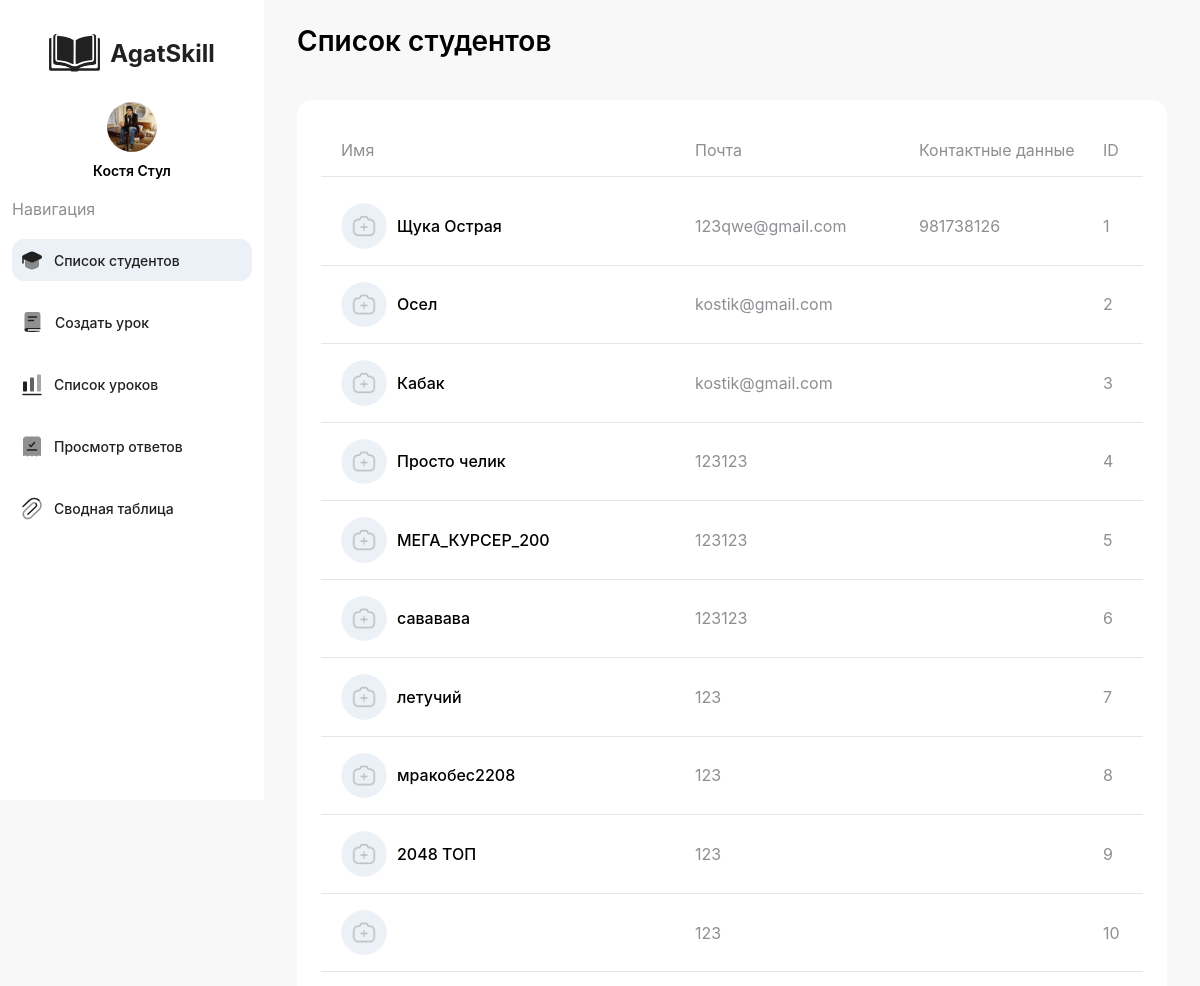
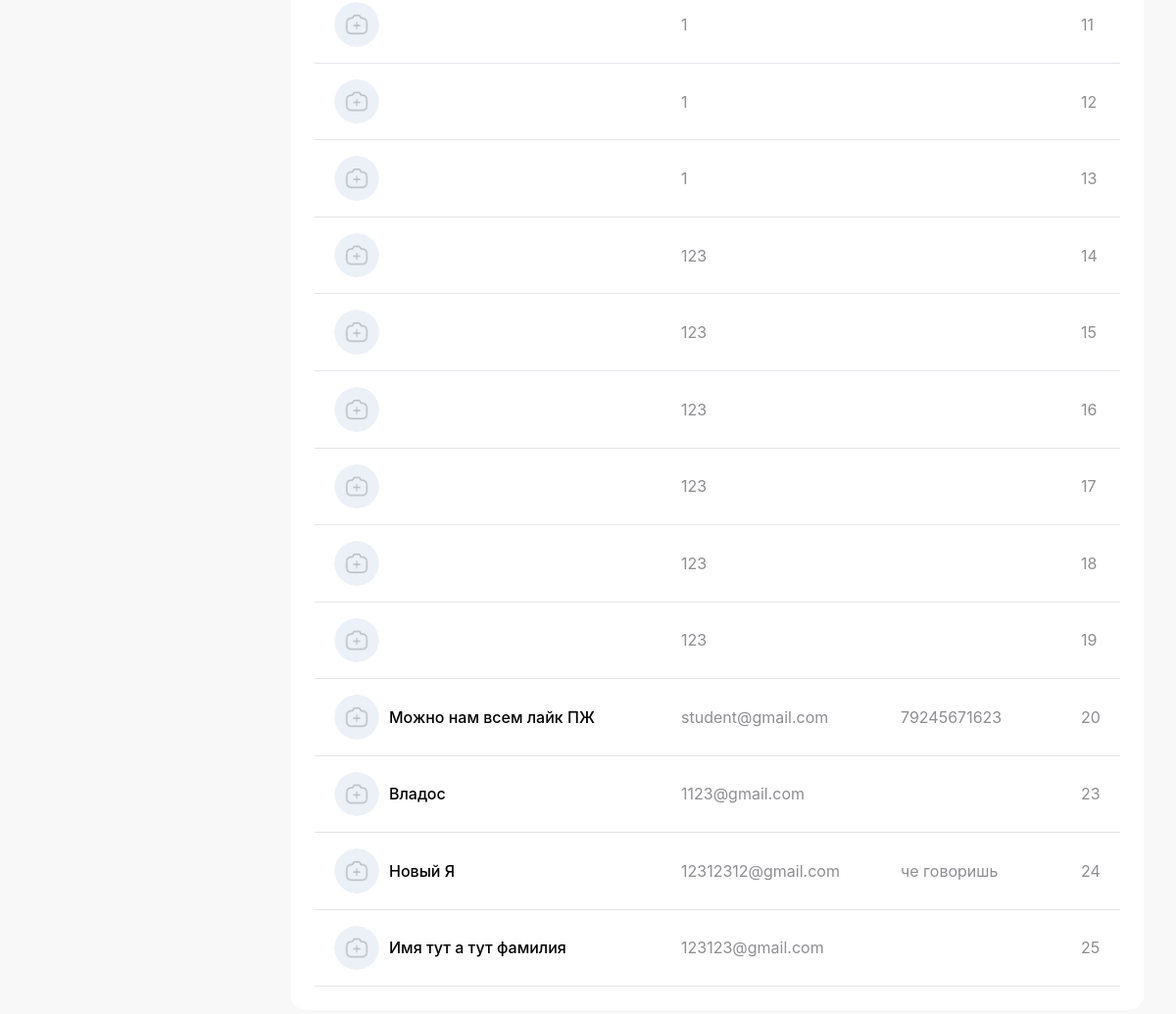
/teacher/index.php (signed in), run on the app's committed database (2 pictures, top to bottom).
### tables this page shows
CREATE TABLE users (user_id INTEGER PRIMARY KEY UNIQUE NOT NULL, name TEXT, role TEXT DEFAULT student, surname TEXT, email TEXT NOT NULL, password TEXT NOT NULL, phone INTEGER, avatar TEXT DEFAULT "/img/avatar.png", courses TEXT DEFAULT "''");

### teacher/index.php (the view, shortened to what this page needs)
<!DOCTYPE html>
<html lang="en">
<head>
    <link rel="stylesheet" href="/css/style.css" />
    <?php
function connectToDatabase()
{
    $db = new SQLite3('../db/db.db');
    return $db;
}
$db = connectToDatabase();
$stmt = $db->prepare('SELECT * FROM users WHERE role = :role');
$stmt->bindValue(':role', 'student', SQLITE3_TEXT);
$result = $stmt->execute();
?>
</head>
<body>
    <div class="admin_block">
        <header class="header_stud">
            <div class="logo"><img src="/img/black_logo,.svg" alt="logo">
                <h2>AgatSkill</h2>
            </div>
            <div class="profile">
                <?php
                $db = new SQLite3('../db/db.db');
                $stmt = $db->prepare('SELECT * FROM users WHERE user_id = :user_id');
                $stmt->bindValue(':user_id', $_SESSION['user_id'], SQLITE3_INTEGER);
                $resultv2 = $stmt->execute();
                $mainuser = $resultv2->fetchArray(SQLITE3_ASSOC);
                ?>
                <img src="<?php echo $mainuser["avatar"];?>" class="teacherava" alt="Avatar">
                <p><?php echo $mainuser["name"] . ' ' . $mainuser["surname"];?></p>
            </div>
            <div class="nav">
                <p>Навигация</p>
                <div class="list active">
                    <img src="/img/hat.svg" alt="hat">
                    <p><a href="/teacher/">Список студентов</a></p>
                </div>
                <div class="list">
                    <img src="/img/Book 2.svg" alt="Book">
                    <p><a href="/create_lesson/">Создать урок</a></p>
                </div>
                <div class="list">
                    <img src="/img/histogram.svg" alt="histogram">
                    <p><a href="/lesson_list/">Список уроков</a></p>
                </div>
                <div class="list">
                    <img src="/img/bookmark.svg" alt="bookmark">
                    <p><a href="/answers/">Просмотр ответов</a></p>
                </div>
                <div class="list">
                    <img src="/img/paper clip.svg" alt="paper clip">
                    <p><a href="/summary_table">Сводная таблица</a></p>
                </div>
            </div>
        </header>
        <main class="main_stud_list">
            <div class="title-block-bum">
                <div class="title_box">
                    <div class="main_title">
                        <h2>Список студентов</h2>
                    </div>
                </div>
                <div class="stud_table">
                <div class="table_nav">
                        <p class="nav_name">Имя</p>
                        <p class="nav_mail">Почта</p>
                        <p class="nav_info">Контактные данные</p>
                        <p class="nav_id">ID</p>
                    </div>
                    <div class="members">
                        <?php
                        while ($row = $result->fetchArray(SQLITE3_ASSOC)) {
                            echo '
                            <div class="member">
                            <div class="name">
                                <img src="'.$row['avatar'].'" alt="member">
                                <p class="member_name">'.$row['name']. ' ' .$row['surname'] .'</p>
                            </div>
                            <div class="nav_mail">
                                <p>'.$row['email'].'</p>
                            </div>
                            <p class="nav_info">'.$row['phone'].'</p>
                            <p class="nav_id">'.$row['user_id'].'</p>
                        </div>
                            ';
                        }
                        ?>
                    </div>
                </div>
            </div>
        </main>
    </div>
</body>
</html>

### teacher/index.php (style rules this page uses)
.header_stud { position: fixed; }
.main_stud_list { margin-left: 264px; }

### data on the page
users: avatar (picture), name "Костя", surname "Стул"
users: avatar (placeholder picture), name "Щука", surname "Острая", email "123qwe@gmail.com", phone "981738126", user_id "1"
users: avatar (placeholder picture), name "Осел", email "kostik@gmail.com", user_id "2"
users: avatar (placeholder picture), name "Кабак", email "kostik@gmail.com", user_id "3"
users: avatar (placeholder picture), name "Просто челик", email "123123", user_id "4"
users: avatar (placeholder picture), name "МЕГА_КУРСЕР_200", email "123123", user_id "5"
users: avatar (placeholder picture), name "сававава", email "123123", user_id "6"
users: avatar (placeholder picture), name "летучий", email "123", user_id "7"
users: avatar (placeholder picture), name "мракобес2208", email "123", user_id "8"
users: avatar (placeholder picture), name "2048 ТОП", email "123", user_id "9"
users: avatar (placeholder picture), email "123", user_id "10"
users: avatar (placeholder picture), email "1", user_id "11"
users: avatar (placeholder picture), email "1", user_id "12"
users: avatar (placeholder picture), email "1", user_id "13"
users: avatar (placeholder picture), email "123", user_id "14"
users: avatar (placeholder picture), email "123", user_id "15"
users: avatar (placeholder picture), email "123", user_id "16"
users: avatar (placeholder picture), email "123", user_id "17"
users: avatar (placeholder picture), email "123", user_id "18"
users: avatar (placeholder picture), email "123", user_id "19"
users: avatar (placeholder picture), name "Можно нам всем лайк", surname "ПЖ", email "student@gmail.com", phone "79245671623", user_id "20"
users: avatar (placeholder picture), name "Владос", email "1123@gmail.com", user_id "23"
users: avatar (placeholder picture), name "Новый", surname "Я", email "12312312@gmail.com", phone "че говоришь", user_id "24"
users: avatar (placeholder picture), name "Имя тут", surname "а тут фамилия", email "123123@gmail.com", user_id "25"
